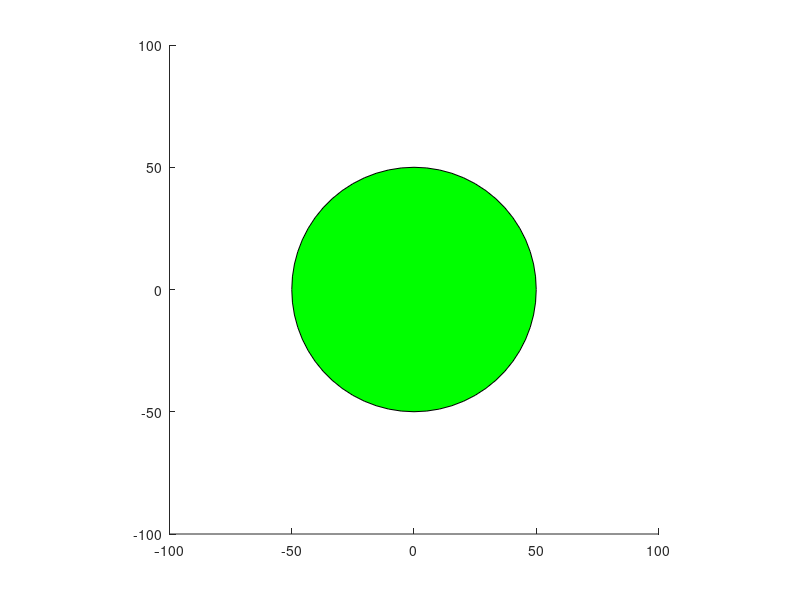

This chart was generated by the following MATLAB code: (Note: this script raises an error after producing the figure.)
figure
hold on;
axis equal;
axis([-100 100 -100 100]);
h = rectangle('Position', [-50 -50 100 100], 'facecolor','g', 'curvature', [1 1]);
x_line = [0 50];
y_line = 0;
l = line(x_line, y_line, 'LineWidth', 2, 'Color', 'b');
for i = 360:-6:0
 xCor = [0 50*cosd(i)];
 yCor = [0 50*sind(i)];

 set(l, 'XData', xCor, 'YData', yCor);
 pause(1);
end;